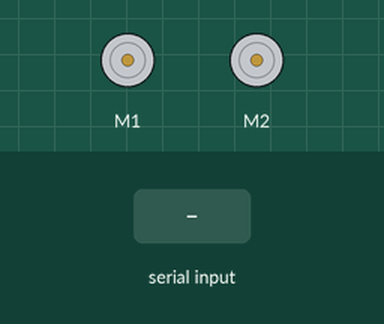
This sketch was run on a simulated Arduino Uno, built with avr-gcc and run on an emulated ATmega328P. Parts: 2 × DC motor (green arrow = forward, orange = backward, longer = faster). Inputs (shaded band) come from the test bench. What the sketch prints to the serial monitor is not drawn.

Above: at 1.2 s.
1.3 s: "Case 1\n" received over the second serial link
At 4.8 s:
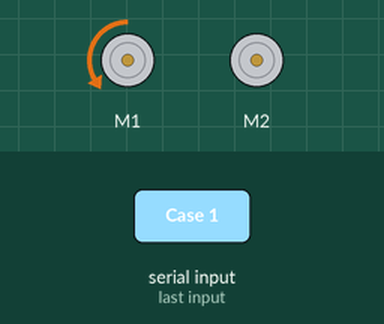
At 7.8 s:
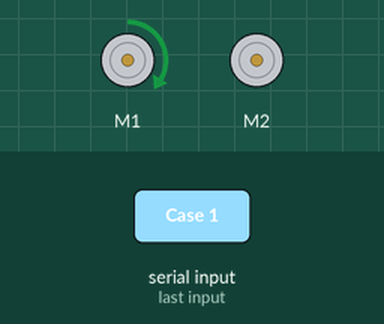
Timing chart, 0 to 9.6 s (numbered marks = the images above; inputs shaded):
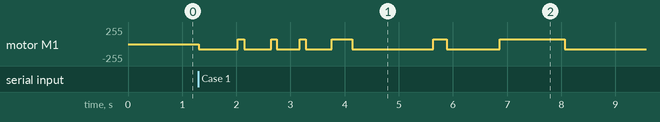

Measured:
- after the input at 1.3 s, motor M1: stopped → backward 75/255 at once, → forward 75/255 0.72 s later, → backward 75/255 0.12 s later, → forward 75/255 0.50 s later, … (13 changes in this stretch)

The sketch:

drum_test_v8_thinkAct.ino
```cpp
/**
 * Takes bpm from sense Arduino to determine how to hit the drum.
 * No user input
 * Will diplay when and what diplaying and strike and rest times
 */

 //include all libraries
#include <SoftwareSerial.h>
#include <Wire.h>
#include <Adafruit_MotorShield.h>
#include "utility/Adafruit_MS_PWMServoDriver.h"


//Sets up Software serial and motor shield
SoftwareSerial mySerial(11, 10);
Adafruit_MotorShield AFMS = Adafruit_MotorShield();

//sets up motors
Adafruit_DCMotor *m1 = AFMS.getMotor(1); //hand motor
Adafruit_DCMotor *m2 = AFMS.getMotor(2); //foot motor


int bpm = 0; //beats per minute, calculated using period
float period = 0; //length of period, found from beat detection

int t1, t2 = 0; //time variable to avoid use of delays

float st_quarter, rt_quarter = 0; //strike time and rest time quarter note length from period
int rhythm = 1; //original rhythm to play with no user input


//function to make a hit, params: motor, strike and rest time,
void beat(Adafruit_DCMotor *m, int st, int rt){

  //t1 and t2 used to avoid use of delay
  t2 = millis();
  while(t2-t1 <= st){ //turns motor on for length of st
    m->run(FORWARD); //turns motor on
    t2 = millis();
  }
  t1 = t2;

  t2 = millis();
  while(t2-t1 <= rt){ //turns motor off for length of rt
    m->run(BACKWARD); // turns motor backwards
    t2 = millis();
  }
  t1 = t2;
}


void setup() {
  //start Serials and motor shield
  Serial.begin(115200);
  mySerial.begin(14400);
  AFMS.begin();

  //set initial speeds for motors
  m1->setSpeed(75); //arm
  m2->setSpeed(100); //foot

}

void loop() {

  if(mySerial.available() > 0){ //if serial value is input, read it
    Serial.println("Receiving");
    bpm = mySerial.read(); //takes bpm from sense Arduino
    period = float(60000)/float(bpm);
    Serial.println("****************************");
    Serial.println(bpm);


    st_quarter = float(.2)*float(period); //determines strike time
    rt_quarter = float(.8)*float(period); //determine rest time

    rhythm = 0;
  }


  Serial.println(st_quarter);
  Serial.println(rt_quarter);

  //beat(m1, st_quarter, rt_quarter);


  switch(rhythm){ //switches between 7 different rhythms depending on what variable rhythm equals
    case 0: //quarter notes
      Serial.println("Case 0");
      //st_quarter = rt_quarter; //for foot, still messing with this
      //rt_quarter=0;
      beat(m1, st_quarter, rt_quarter);

      break;
//
//    case 1: //eigth notes
//      //Serial.println("Case 1");
//      beat(m1, st_quarter/2, rt_quarter/2);
//      break;
//
//    case 2: //sixteenth notes
//      //Serial.println("Case 2");
//      beat(m1, st_quarter/4, rt_quarter/4);
//      break;
//
//    case 3: //eigth+sixteenth
//      beat(m1, 100, 400);
//      beat(m1, 50, 200);
//      break;
//
//    case 4: //eighth+sixteenth+sixteenth
//      beat(m1, 100, 400);
//      beat(m1, 50, 200);
//      beat(m1, 50, 200);
//      break;
//
//    case 5://e+s+s+e+s
//      beat(m1, 100, 400);
//      beat(m1, 50, 200);
//      beat(m1, 50, 200);
//      beat(m1, 100, 400);
//      beat(m1, 50, 200);
//      break;
//
//    case 6://1++3+4
//      beat(m1, 100, 400);
//      beat(m1, 100, 800);
//      beat(m1, 100, 400);
//      beat(m1, 100, 400);
//      beat(m1, 100, 400);
//      beat(m1, 100, 800);
//      break;
//
//    case 7: //foot and hand
//      beat(m1, st_quarter, rt_quarter); //hand
//      beat(m2, st_quarter, rt_quarter); //foot
//      break;
//
//    case 8: // don't move
//      Serial.print("Outside Range");
//      digitalWrite(m1, LOW);
//      break;

  }
}
```
